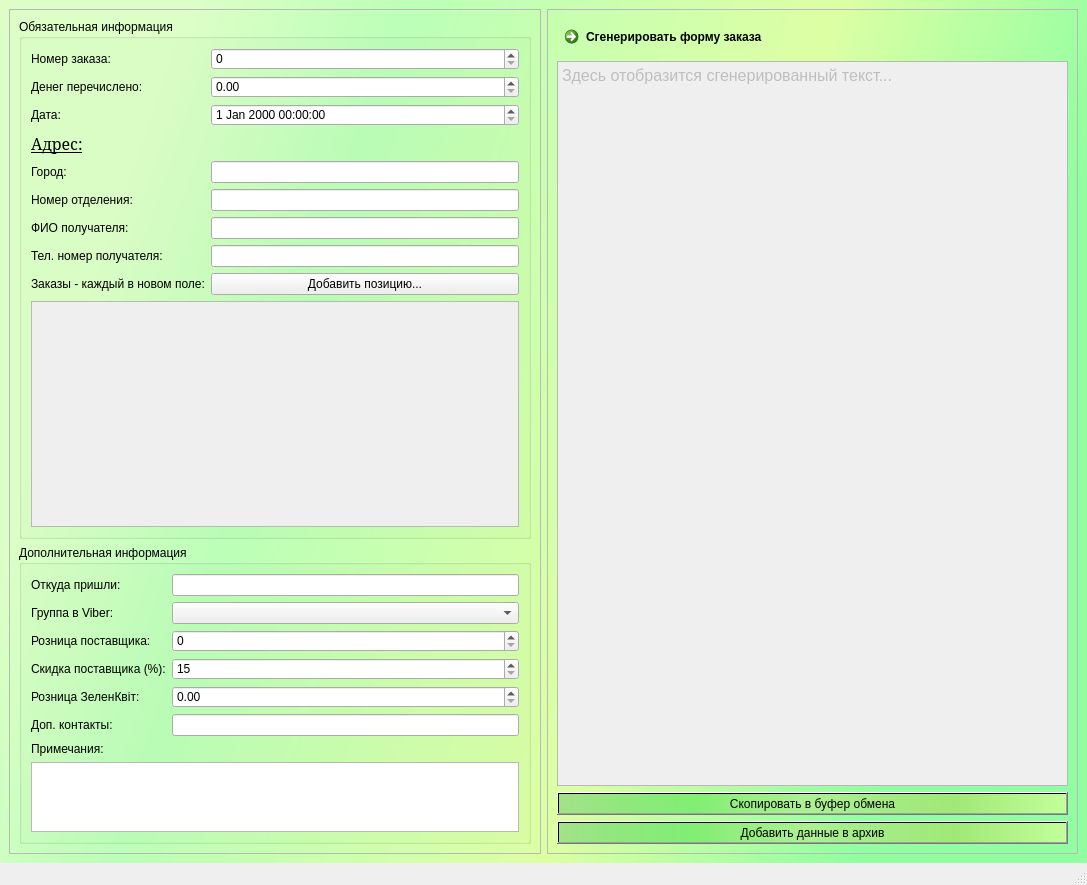
<?xml version="1.0" encoding="UTF-8"?>
<ui version="4.0">
 <class>AddOrder</class>
 <widget class="QMainWindow" name="AddOrder">
  <property name="geometry">
   <rect>
    <x>0</x>
    <y>0</y>
    <width>1087</width>
    <height>885</height>
   </rect>
  </property>
  <property name="windowTitle">
   <string>Добавить заказ</string>
  </property>
  <property name="styleSheet">
   <string notr="true">font: 12pt &quot;Garamond&quot;;</string>
  </property>
  <widget class="QWidget" name="centralwidget">
   <property name="styleSheet">
    <string notr="true">#centralwidget { 
	background-color: qlineargradient(spread:pad, x1:0.084, y1:0.329545, x2:0.901, y2:0.551136, stop:0 rgba(221, 255, 199, 255), stop:0.232451 rgba(187, 255, 184, 255), stop:0.680092 rgba(221, 255, 164, 255), stop:1 rgba(145, 255, 161, 255)); 
}
#add_to_archive_btn, #copy_to_clipboard_btn {
	background-color: qlineargradient(spread:pad, x1:0, y1:0, x2:1, y2:0, stop:0 rgba(114, 201, 113, 137), stop:0.264151 rgba(116, 234, 105, 211), stop:0.496115 rgba(188, 224, 133, 124), stop:0.778024 rgba(163, 228, 112, 220), stop:1 rgba(214, 255, 152, 182));}</string>
   </property>
   <layout class="QHBoxLayout" name="horizontalLayout">
    <item>
     <widget class="QFrame" name="frame">
      <property name="sizePolicy">
       <sizepolicy hsizetype="Preferred" vsizetype="Preferred">
        <horstretch>1</horstretch>
        <verstretch>0</verstretch>
       </sizepolicy>
      </property>
      <property name="frameShape">
       <enum>QFrame::StyledPanel</enum>
      </property>
      <property name="frameShadow">
       <enum>QFrame::Raised</enum>
      </property>
      <layout class="QVBoxLayout" name="verticalLayout">
       <item>
        <widget class="QGroupBox" name="groupBox">
         <property name="sizePolicy">
          <sizepolicy hsizetype="Preferred" vsizetype="Preferred">
           <horstretch>0</horstretch>
           <verstretch>7</verstretch>
          </sizepolicy>
         </property>
         <property name="title">
          <string>Обязательная информация</string>
         </property>
         <layout class="QFormLayout" name="formLayout">
          <item row="1" column="0">
           <widget class="QLabel" name="label">
            <property name="text">
             <string>Денег перечислено:</string>
            </property>
           </widget>
          </item>
          <item row="1" column="1">
           <widget class="QDoubleSpinBox" name="money_transferred_fld">
            <property name="maximum">
             <double>99999999.989999994635582</double>
            </property>
           </widget>
          </item>
          <item row="2" column="0">
           <widget class="QLabel" name="label_2">
            <property name="text">
             <string>Дата:</string>
            </property>
           </widget>
          </item>
          <item row="2" column="1">
           <widget class="QDateTimeEdit" name="pay_date_fld"/>
          </item>
          <item row="3" column="0">
           <widget class="QLabel" name="label_3">
            <property name="font">
             <font>
              <family>Garamond</family>
              <pointsize>12</pointsize>
              <weight>50</weight>
              <italic>false</italic>
              <bold>false</bold>
              <underline>true</underline>
              <strikeout>false</strikeout>
              <kerning>true</kerning>
             </font>
            </property>
            <property name="text">
             <string>Адрес:</string>
            </property>
           </widget>
          </item>
          <item row="4" column="0">
           <widget class="QLabel" name="label_4">
            <property name="text">
             <string>Город:</string>
            </property>
           </widget>
          </item>
          <item row="4" column="1">
           <widget class="QLineEdit" name="city_fld"/>
          </item>
          <item row="5" column="0">
           <widget class="QLabel" name="label_5">
            <property name="text">
             <string>Номер отделения:</string>
            </property>
           </widget>
          </item>
          <item row="5" column="1">
           <widget class="QLineEdit" name="post_num_fld"/>
          </item>
          <item row="6" column="0">
           <widget class="QLabel" name="label_6">
            <property name="text">
             <string>ФИО получателя:</string>
            </property>
           </widget>
          </item>
          <item row="6" column="1">
           <widget class="QLineEdit" name="client_name_fld"/>
          </item>
          <item row="7" column="0">
           <widget class="QLabel" name="label_7">
            <property name="text">
             <string>Тел. номер получателя:</string>
            </property>
           </widget>
          </item>
          <item row="7" column="1">
           <widget class="QLineEdit" name="telephone_fld"/>
          </item>
          <item row="8" column="0">
           <widget class="QLabel" name="label_8">
            <property name="text">
             <string>Заказы - каждый в новом поле:</string>
            </property>
           </widget>
          </item>
          <item row="8" column="1">
           <widget class="QPushButton" name="add_pos_btn">
            <property name="text">
             <string>Добавить позицию...</string>
            </property>
           </widget>
          </item>
          <item row="9" column="0" colspan="2">
           <widget class="QScrollArea" name="scroll_orders">
            <property name="widgetResizable">
             <bool>true</bool>
            </property>
            <widget class="QWidget" name="scrollAreaWidgetContents">
             <property name="geometry">
              <rect>
               <x>0</x>
               <y>0</y>
               <width>479</width>
               <height>85</height>
              </rect>
             </property>
             <layout class="QVBoxLayout" name="verticalLayout_3"/>
            </widget>
           </widget>
          </item>
          <item row="0" column="0">
           <widget class="QLabel" name="label_16">
            <property name="text">
             <string>Номер заказа:</string>
            </property>
           </widget>
          </item>
          <item row="0" column="1">
           <widget class="QSpinBox" name="order_num_fld">
            <property name="maximum">
             <number>10000000</number>
            </property>
           </widget>
          </item>
         </layout>
        </widget>
       </item>
       <item>
        <widget class="QGroupBox" name="groupBox_2">
         <property name="sizePolicy">
          <sizepolicy hsizetype="Preferred" vsizetype="Preferred">
           <horstretch>0</horstretch>
           <verstretch>3</verstretch>
          </sizepolicy>
         </property>
         <property name="title">
          <string>Дополнительная информация</string>
         </property>
         <layout class="QFormLayout" name="formLayout_2">
          <item row="0" column="0">
           <widget class="QLabel" name="label_9">
            <property name="text">
             <string>Откуда пришли:</string>
            </property>
           </widget>
          </item>
          <item row="0" column="1">
           <widget class="QLineEdit" name="where_from_short_fld"/>
          </item>
          <item row="1" column="0">
           <widget class="QLabel" name="label_10">
            <property name="text">
             <string>Группа в Viber:</string>
            </property>
           </widget>
          </item>
          <item row="2" column="0">
           <widget class="QLabel" name="label_11">
            <property name="text">
             <string>Розница поставщика:</string>
            </property>
           </widget>
          </item>
          <item row="2" column="1">
           <widget class="QDoubleSpinBox" name="povider_price_fld">
            <property name="buttonSymbols">
             <enum>QAbstractSpinBox::UpDownArrows</enum>
            </property>
            <property name="specialValueText">
             <string>0</string>
            </property>
            <property name="suffix">
             <string/>
            </property>
            <property name="maximum">
             <double>99999999.989999994635582</double>
            </property>
           </widget>
          </item>
          <item row="3" column="0">
           <widget class="QLabel" name="label_12">
            <property name="text">
             <string>Скидка поставщика (%):</string>
            </property>
           </widget>
          </item>
          <item row="4" column="0">
           <widget class="QLabel" name="label_13">
            <property name="text">
             <string>Розница ЗеленКвіт:</string>
            </property>
           </widget>
          </item>
          <item row="4" column="1">
           <widget class="QDoubleSpinBox" name="selling_price_fld">
            <property name="suffix">
             <string/>
            </property>
            <property name="maximum">
             <double>99999999.989999994635582</double>
            </property>
           </widget>
          </item>
          <item row="5" column="0">
           <widget class="QLabel" name="label_14">
            <property name="text">
             <string>Доп. контакты:</string>
            </property>
           </widget>
          </item>
          <item row="5" column="1">
           <widget class="QLineEdit" name="more_contacts_fld"/>
          </item>
          <item row="6" column="0">
           <widget class="QLabel" name="label_15">
            <property name="text">
             <string>Примечания:</string>
            </property>
           </widget>
          </item>
          <item row="7" column="0" colspan="2">
           <widget class="QPlainTextEdit" name="notes_fld"/>
          </item>
          <item row="1" column="1">
           <widget class="QComboBox" name="viber_group_fld">
            <item>
             <property name="text">
              <string/>
             </property>
            </item>
            <item>
             <property name="text">
              <string>Есть</string>
             </property>
            </item>
            <item>
             <property name="text">
              <string>Нет</string>
             </property>
            </item>
            <item>
             <property name="text">
              <string>Не надо</string>
             </property>
            </item>
           </widget>
          </item>
          <item row="3" column="1">
           <widget class="QDoubleSpinBox" name="provider_discount_fld">
            <property name="specialValueText">
             <string>15</string>
            </property>
            <property name="suffix">
             <string/>
            </property>
            <property name="maximum">
             <double>99.989999999999995</double>
            </property>
           </widget>
          </item>
         </layout>
        </widget>
       </item>
      </layout>
     </widget>
    </item>
    <item>
     <widget class="QFrame" name="frame_2">
      <property name="sizePolicy">
       <sizepolicy hsizetype="Preferred" vsizetype="Preferred">
        <horstretch>1</horstretch>
        <verstretch>0</verstretch>
       </sizepolicy>
      </property>
      <property name="frameShape">
       <enum>QFrame::StyledPanel</enum>
      </property>
      <property name="frameShadow">
       <enum>QFrame::Raised</enum>
      </property>
      <layout class="QVBoxLayout" name="verticalLayout_2">
       <item>
        <widget class="QCommandLinkButton" name="generate_order_btn">
         <property name="sizePolicy">
          <sizepolicy hsizetype="Preferred" vsizetype="Preferred">
           <horstretch>0</horstretch>
           <verstretch>0</verstretch>
          </sizepolicy>
         </property>
         <property name="text">
          <string>Сгенерировать форму заказа</string>
         </property>
        </widget>
       </item>
       <item>
        <widget class="QTextBrowser" name="generated_text_area">
         <property name="enabled">
          <bool>false</bool>
         </property>
         <property name="readOnly">
          <bool>false</bool>
         </property>
         <property name="html">
          <string>&lt;!DOCTYPE HTML PUBLIC &quot;-//W3C//DTD HTML 4.0//EN&quot; &quot;http://www.w3.org/TR/REC-html40/strict.dtd&quot;&gt;
&lt;html&gt;&lt;head&gt;&lt;meta name=&quot;qrichtext&quot; content=&quot;1&quot; /&gt;&lt;style type=&quot;text/css&quot;&gt;
p, li { white-space: pre-wrap; }
&lt;/style&gt;&lt;/head&gt;&lt;body style=&quot; font-family:'Garamond'; font-size:12pt; font-weight:400; font-style:normal;&quot;&gt;
&lt;p style=&quot; margin-top:0px; margin-bottom:0px; margin-left:0px; margin-right:0px; -qt-block-indent:0; text-indent:0px;&quot;&gt;Здесь отобразится сгенерированный текст...&lt;/p&gt;&lt;/body&gt;&lt;/html&gt;</string>
         </property>
        </widget>
       </item>
       <item>
        <widget class="QPushButton" name="copy_to_clipboard_btn">
         <property name="text">
          <string>Скопировать в буфер обмена</string>
         </property>
        </widget>
       </item>
       <item>
        <widget class="QPushButton" name="add_to_archive_btn">
         <property name="text">
          <string>Добавить данные в архив</string>
         </property>
        </widget>
       </item>
      </layout>
     </widget>
    </item>
   </layout>
  </widget>
  <widget class="QStatusBar" name="statusbar"/>
 </widget>
 <resources/>
 <connections/>
</ui>
